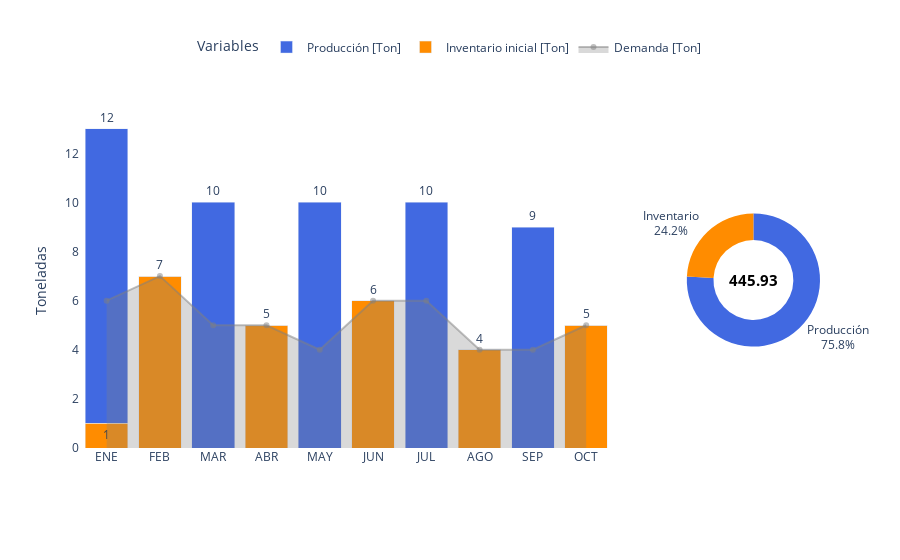

Here is the notebook cell this chart was saved with:
### Markdown cell above
### Silver Meal

### Code cell
# ----- DESDE ACÁ EN ADELANTE, NO TOQUE EL CÓDIGO DE ESTÁ CELDA.

# . Correr
start = time.perf_counter()
produccion, inventario, inventario_fin = heuristica_silver_meal(M, c, h, d, I_0)
end = time.perf_counter()

# . Reportar
cost_produccion = sum(produccion[t] * c[t] for t in M)
cost_inventario = sum(inventario_fin[t] * h[t] for t in M)
obj_hh = cost_produccion + cost_inventario  # recalculado aquí

print(f'FO (valor total): {cost_produccion:.2f} (Producción) + {cost_inventario:.2f} (Inventario) = {obj_hh:.2f}')
print(f'Cantidad de toneladas producidas (valor total): {sum(produccion.values())}.')
print(f'Cantidad de toneladas en inventario (valor total): {sum(inventario_fin.values())}.')

plot_plan_produccion(M, d, produccion, inventario, cost_produccion, cost_inventario, obj_hh)      #   ▸ Reportar

# . Almacenar resultados
resultados.append({
    "Método"             : "Silver-Meal",
    "Costo Total"        : obj_hh,
    "Costo producir"     : cost_produccion,
    "Costo inventario"   : cost_inventario,
    "Ton pedidas (total)": sum(produccion.values()),
    "Inventario(total)"  : sum(inventario_fin.values()),
    "Tiempo (s)"         : end - start
})

### Figure 1 — Plotly figure (JSON) as saved in the notebook; plotly's stock layout.template omitted (floating-point values rounded to 4 significant figures)
{"data": [{"fill": "tozeroy", "fillcolor": "rgba(128,128,128,0.3)", "line": {"color": "rgba(128,128,128,0.5)"}, "name": "Demanda [Ton]", "type": "scatter", "x": ["ENE", "FEB", "MAR", "ABR", "MAY", "JUN", "JUL", "AGO", "SEP", "OCT"], "xaxis": "x", "y": [6, 7, 5, 5, 4, 6, 6, 4, 4, 5], "yaxis": "y"}, {"marker": {"color": "darkorange"}, "name": "Inventario inicial [Ton]", "text": ["1", "7", "", "5", "", "6", "", "4", "", "5"], "textposition": "outside", "type": "bar", "x": ["ENE", "FEB", "MAR", "ABR", "MAY", "JUN", "JUL", "AGO", "SEP", "OCT"], "xaxis": "x", "y": [1, 7, 0, 5, 0, 6, 0, 4, 0, 5], "yaxis": "y"}, {"marker": {"color": "royalblue"}, "name": "Producción [Ton]", "text": ["12", "", "10", "", "10", "", "10", "", "9", ""], "textposition": "outside", "type": "bar", "x": ["ENE", "FEB", "MAR", "ABR", "MAY", "JUN", "JUL", "AGO", "SEP", "OCT"], "xaxis": "x", "y": [12, 0, 10, 0, 10, 0, 10, 0, 9, 0], "yaxis": "y"}, {"domain": {"x": [0.82, 1], "y": [0, 1]}, "hole": 0.6, "labels": ["Producción", "Inventario"], "marker": {"colors": ["royalblue", "darkorange"]}, "showlegend": false, "textinfo": "label+percent", "textposition": "outside", "type": "pie", "values": [338.2, 107.7]}], "layout": {"annotations": [{"font": {"color": "black", "size": 15}, "showarrow": false, "text": "<b>445.93</b>", "x": 0.91, "xanchor": "center", "xref": "paper", "y": 0.5, "yanchor": "middle", "yref": "paper"}], "barmode": "stack", "legend": {"orientation": "h", "title": {"text": "Variables"}, "x": 0.5, "xanchor": "center", "y": 1.15, "yanchor": "bottom"}, "paper_bgcolor": "white", "plot_bgcolor": "white", "xaxis": {"anchor": "y", "domain": [0, 0.72]}, "yaxis": {"anchor": "x", "domain": [0, 1], "title": {"text": "Toneladas"}}}}
